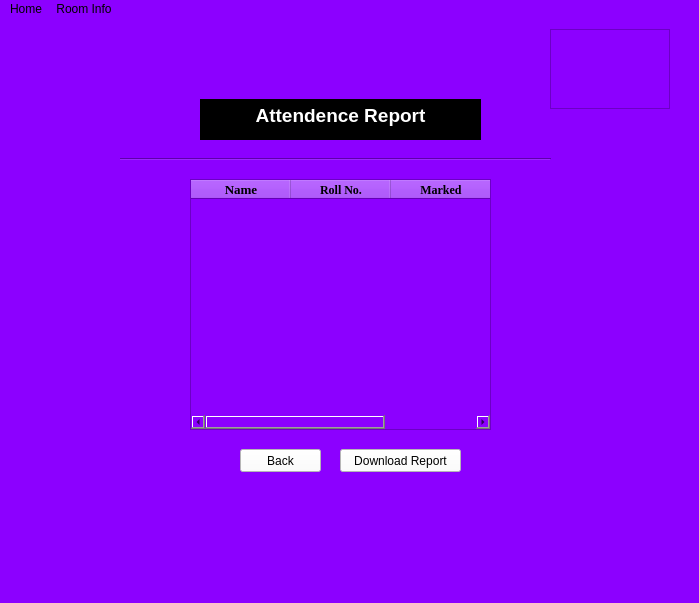
<?xml version="1.0" encoding="UTF-8"?>
<ui version="4.0">
 <class>MainWindow</class>
 <widget class="QMainWindow" name="MainWindow">
  <property name="geometry">
   <rect>
    <x>0</x>
    <y>0</y>
    <width>699</width>
    <height>603</height>
   </rect>
  </property>
  <property name="windowTitle">
   <string>MainWindow</string>
  </property>
  <property name="styleSheet">
   <string notr="true">background-color: rgb(140, 0, 255);</string>
  </property>
  <widget class="QWidget" name="centralwidget">
   <widget class="QPushButton" name="pushButton">
    <property name="geometry">
     <rect>
      <x>240</x>
      <y>430</y>
      <width>81</width>
      <height>23</height>
     </rect>
    </property>
    <property name="styleSheet">
     <string notr="true">color: rgb(0, 0, 0);
background-color: rgb(255, 255, 255);</string>
    </property>
    <property name="text">
     <string>Back</string>
    </property>
   </widget>
   <widget class="QPushButton" name="pushButton_2">
    <property name="geometry">
     <rect>
      <x>340</x>
      <y>430</y>
      <width>121</width>
      <height>23</height>
     </rect>
    </property>
    <property name="styleSheet">
     <string notr="true">background-color: rgb(255, 255, 255);</string>
    </property>
    <property name="text">
     <string>Download Report</string>
    </property>
   </widget>
   <widget class="Line" name="line">
    <property name="geometry">
     <rect>
      <x>120</x>
      <y>130</y>
      <width>431</width>
      <height>21</height>
     </rect>
    </property>
    <property name="orientation">
     <enum>Qt::Horizontal</enum>
    </property>
   </widget>
   <widget class="QTextEdit" name="textEdit">
    <property name="geometry">
     <rect>
      <x>200</x>
      <y>80</y>
      <width>281</width>
      <height>41</height>
     </rect>
    </property>
    <property name="styleSheet">
     <string notr="true">color: rgb(255, 255, 255);
background-color: rgb(0, 0, 0);</string>
    </property>
    <property name="html">
     <string>&lt;!DOCTYPE HTML PUBLIC &quot;-//W3C//DTD HTML 4.0//EN&quot; &quot;http://www.w3.org/TR/REC-html40/strict.dtd&quot;&gt;
&lt;html&gt;&lt;head&gt;&lt;meta name=&quot;qrichtext&quot; content=&quot;1&quot; /&gt;&lt;style type=&quot;text/css&quot;&gt;
p, li { white-space: pre-wrap; }
&lt;/style&gt;&lt;/head&gt;&lt;body style=&quot; font-family:'MS Shell Dlg 2'; font-size:8.25pt; font-weight:400; font-style:normal;&quot;&gt;
&lt;p align=&quot;center&quot; style=&quot; margin-top:0px; margin-bottom:0px; margin-left:0px; margin-right:0px; -qt-block-indent:0; text-indent:0px;&quot;&gt;&lt;span style=&quot; font-size:14pt; font-weight:600;&quot;&gt;Attendence Report&lt;/span&gt;&lt;/p&gt;&lt;/body&gt;&lt;/html&gt;</string>
    </property>
   </widget>
   <widget class="QTableWidget" name="tableWidget">
    <property name="geometry">
     <rect>
      <x>190</x>
      <y>160</y>
      <width>301</width>
      <height>251</height>
     </rect>
    </property>
    <column>
     <property name="text">
      <string>Name</string>
     </property>
     <property name="font">
      <font>
       <family>Times New Roman</family>
       <pointsize>10</pointsize>
       <weight>75</weight>
       <bold>true</bold>
      </font>
     </property>
     <property name="textAlignment">
      <set>AlignCenter</set>
     </property>
     <property name="icon">
      <iconset theme="TimesNew">
       <normaloff>.</normaloff>.</iconset>
     </property>
    </column>
    <column>
     <property name="text">
      <string>Roll No.</string>
     </property>
     <property name="font">
      <font>
       <family>Times New Roman</family>
       <weight>75</weight>
       <bold>true</bold>
      </font>
     </property>
     <property name="textAlignment">
      <set>AlignCenter</set>
     </property>
    </column>
    <column>
     <property name="text">
      <string>Marked</string>
     </property>
     <property name="font">
      <font>
       <family>Times New Roman</family>
       <weight>75</weight>
       <bold>true</bold>
      </font>
     </property>
     <property name="textAlignment">
      <set>AlignCenter</set>
     </property>
    </column>
   </widget>
   <widget class="QFrame" name="frame">
    <property name="geometry">
     <rect>
      <x>550</x>
      <y>10</y>
      <width>120</width>
      <height>80</height>
     </rect>
    </property>
    <property name="styleSheet">
     <string notr="true">image: url(:/newPrefix/hamburgerr.png);</string>
    </property>
    <property name="frameShape">
     <enum>QFrame::StyledPanel</enum>
    </property>
    <property name="frameShadow">
     <enum>QFrame::Raised</enum>
    </property>
   </widget>
  </widget>
  <widget class="QMenuBar" name="menubar">
   <property name="geometry">
    <rect>
     <x>0</x>
     <y>0</y>
     <width>699</width>
     <height>21</height>
    </rect>
   </property>
   <widget class="QMenu" name="menuRoom_Info">
    <property name="title">
     <string>Room Info</string>
    </property>
   </widget>
   <widget class="QMenu" name="menuHome">
    <property name="title">
     <string>Home</string>
    </property>
   </widget>
   <addaction name="menuHome"/>
   <addaction name="menuRoom_Info"/>
  </widget>
  <widget class="QStatusBar" name="statusbar"/>
 </widget>
 <resources>
  <include location="hamburger.qrc"/>
 </resources>
 <connections/>
</ui>
